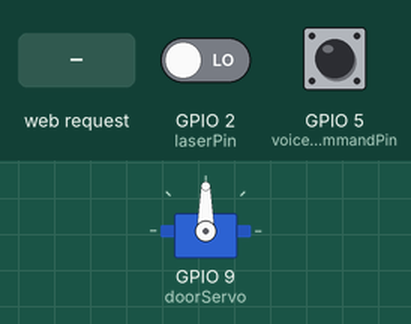
A sketch run on a simulated ESP8266 (NodeMCU). Parts: servo. The test bench sets the inputs (shaded band); at power-on: GPIO 2 (laserPin) LOW, GPIO 5 (voiceCommandPin) HIGH. WiFi joins after 1.5 s; servers stay silent unless stated; what the sketch prints to the serial monitor is not drawn.

Above: at 2.7 s.
2.8 s: HTTP request GET /open received
At 4.0 s:
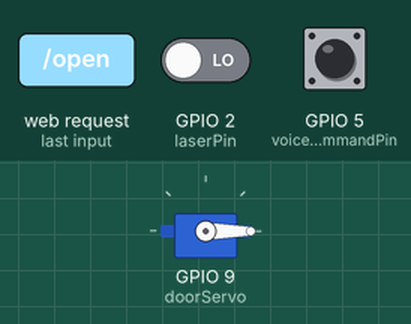
4.3 s: HTTP request GET /close received
At 5.3 s:
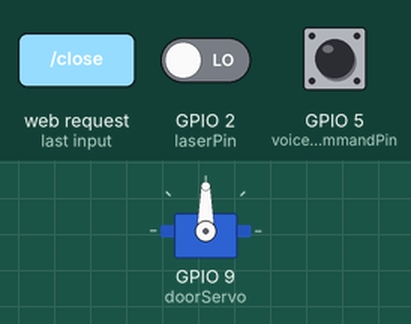
Timing chart, 0 to 7.3 s (numbered marks = the images above; inputs shaded):
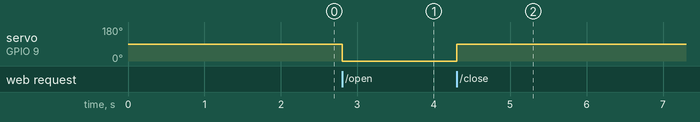

Measured:
- after the input at 2.8 s, servo on GPIO 9 (doorServo): 90° → 0° at once
- after the input at 4.3 s, servo on GPIO 9 (doorServo): 0° → 90° at once

The sketch:

smart_garage_Arduino_code.ino
```cpp
#include <Servo.h>
#include <ESP8266WiFi.h>

Servo doorServo; // Create a servo object to control the door

const int laserPin = 2; // Pin connected to the laser sensor
const int openButtonPin = 3; // Pin connected to the button for opening the door
const int closeButtonPin = 4; // Pin connected to the button for closing the door
const int voiceCommandPin = 5; // Pin connected to the microphone for voice commands

int openAngle = 0; // Angle to open the door
int closeAngle = 90; // Angle to close the door

bool doorOpen = false; // Flag to track the door status

// Wi-Fi credentials
const char* ssid = "YOUR_WIFI_SSID";
const char* password = "YOUR_WIFI_PASSWORD";

WiFiServer server(80); // Create a server object

void setup() {
  doorServo.attach(9); // Attach the servo to pin 9
  pinMode(laserPin, INPUT);
  pinMode(openButtonPin, INPUT_PULLUP);
  pinMode(closeButtonPin, INPUT_PULLUP);
  pinMode(voiceCommandPin, INPUT_PULLUP);

  Serial.begin(9600); // Start serial communication
  delay(10);

  // Connect to Wi-Fi network
  Serial.println();
  Serial.println();
  Serial.print("Connecting to ");
  Serial.println(ssid);
  WiFi.begin(ssid, password);
  while (WiFi.status() != WL_CONNECTED) {
    delay(500);
    Serial.print(".");
  }
  Serial.println("");
  Serial.println("WiFi connected");

  // Start the server
  server.begin();
  Serial.println("Server started");

  // Print the IP address
  Serial.println(WiFi.localIP());
}

void loop() {
  // Check for incoming client connections
  WiFiClient client = server.available();
  if (!client) {
    return;
  }

  // Wait until the client sends some data
  while (!client.available()) {
    delay(1);
  }

  // Read the first line of the request
  String request = client.readStringUntil('\r');
  Serial.println(request);
  client.flush();

  // Handle commands received from the smartphone application
  if (request.indexOf("/open") != -1) {
    openDoor();
  } else if (request.indexOf("/close") != -1) {
    closeDoor();
  }

  // Check if an obstacle is detected by the laser sensor
  if (digitalRead(laserPin) == LOW) {
    Serial.println("Obstacle detected! Stop the door!");
    // You can add code here to stop the door from closing or opening
  }

  // Check for voice commands
  if (digitalRead(voiceCommandPin) == LOW) {
    processVoiceCommand();
  }
}

void openDoor() {
  if (!doorOpen) {
    doorServo.write(openAngle); // Rotate the servo to open the door position
    Serial.println("Door opening...");
    doorOpen = true;
    // Send notification that the door is opening
    sendNotification("Garage door is opening.");
    delay(1000); // Adjust delay as needed for the door to open completely
  }
}

void closeDoor() {
  if (doorOpen) {
    doorServo.write(closeAngle); // Rotate the servo to close the door position
    Serial.println("Door closing...");
    doorOpen = false;
    // Send notification that the door is closing
    sendNotification("Garage door is closing.");
    delay(1000); // Adjust delay as needed for the door to close completely
  }
}

void processVoiceCommand() {
  // Add voice command processing logic here
  Serial.println("Voice command detected...");
  // For example, you can use a voice recognition library to process commands
}

void sendNotification(String message) {
  // Add code to send notifications via IoT network or other means
  Serial.println("Sending notification: " + message);
  // For example, you can use Wi-Fi or GSM modules to send notifications
}
```
